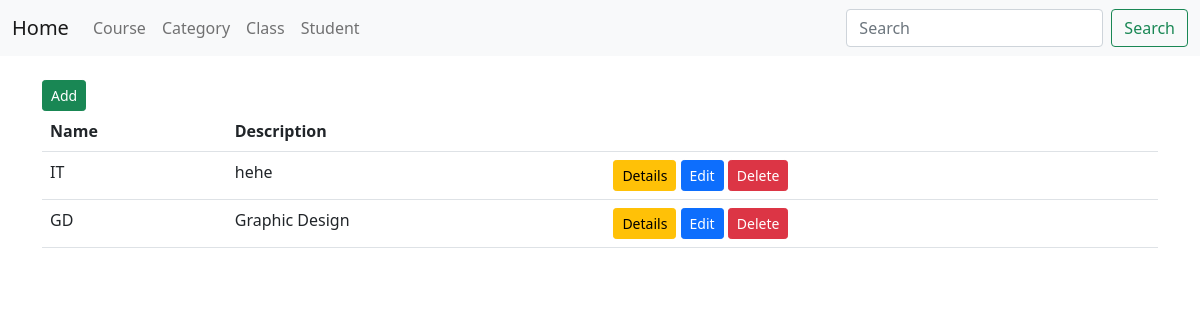
The app's page /category/, older data.
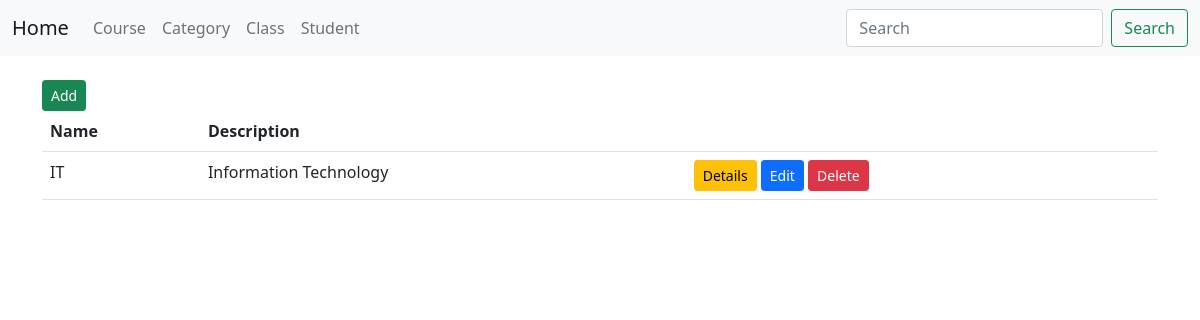
The same page, newer data.
### course/models.py (models this page shows, shortened)
class Category(models.Model):
    name = models.CharField(max_length=50)
    description = models.TextField()

### course/views.py (the view)
# urls.py: path("category/", views.category_index),
def category_index(request):
    categories = Category.objects.all()
    context = {"categories": categories}
    return render(request, "course/category/category_index.html", context)

### course/templates/course/category/category_index.html
{% extends 'base.html' %}
{% block content %}
<a href="add" class="btn btn-sm btn-success">Add</a>
<table class="table">
    <tr>
        <th>Name</th>
        <th>Description</th>
        <th></th>
    </tr>
    {% for item in categories %}
    <tr>
        <td>{{item.name}}</td>
        <td>{{item.description}}</td>
        <td>
            <a href="{{item.id}}" class="btn btn-sm btn-warning">Details</a>
            <a href="edit/{{item.id}}" class="btn btn-sm btn-primary">Edit</a>
            <a href="delete/{{item.id}}" class="btn btn-sm btn-danger">Delete</a>
        </td>
    </tr>
    {% endfor %}
</table>
{% endblock content %}

Row changes from the older to the newer data that the page shows:
removed Category: name "GD", description "Graphic Design"
changed Category "IT": description "hehe" → "Information Technology"
